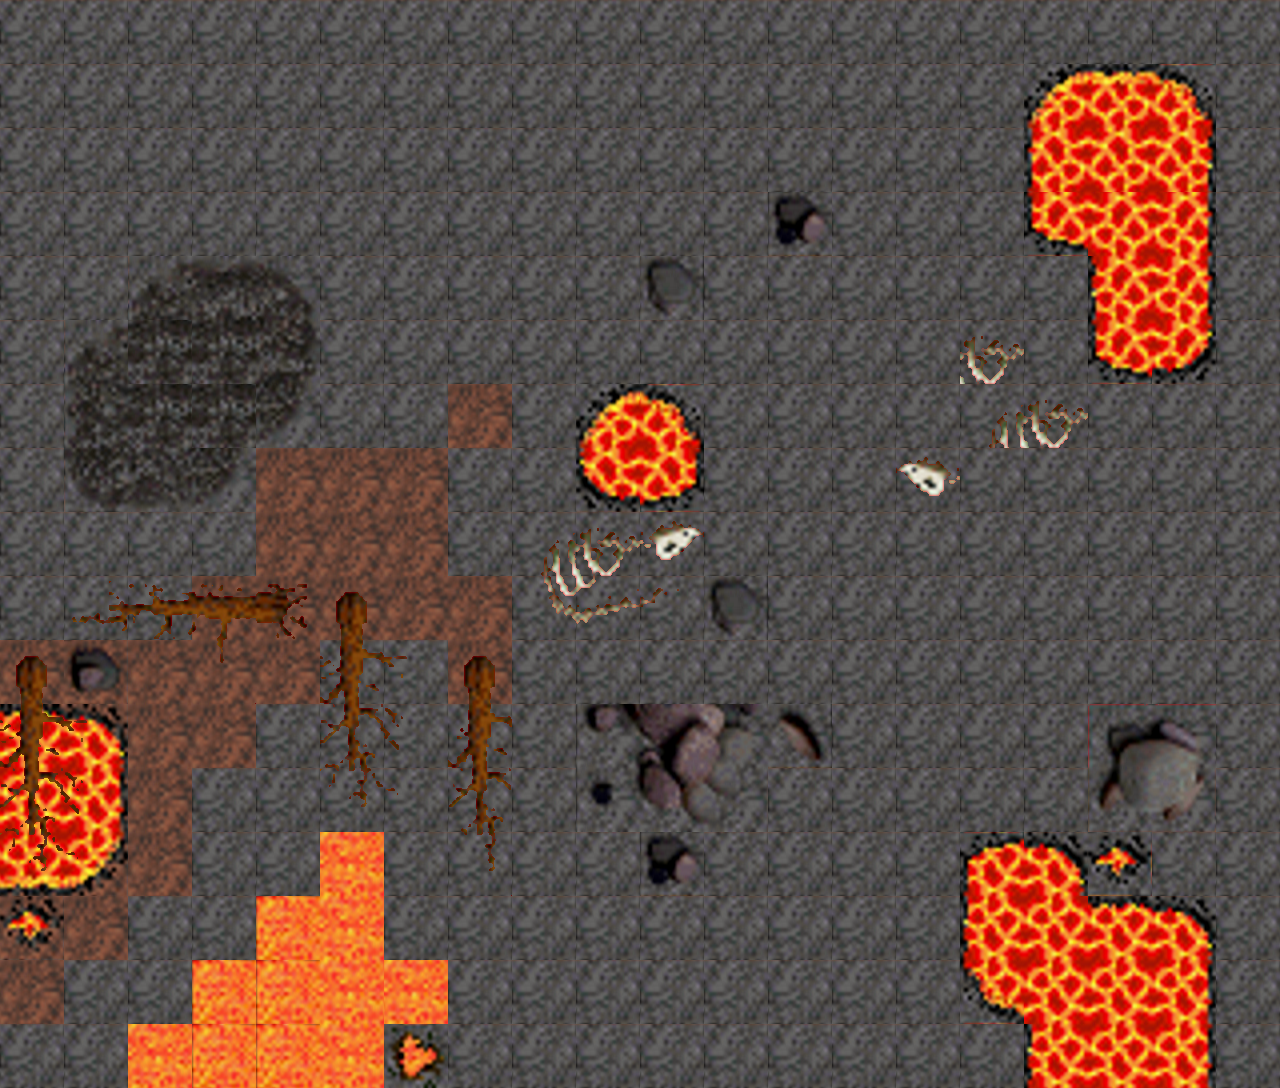

The image is a tile-based game level rendered from a .tmx file. Its description and complete source (layers, tilesets, objects, tile grids) follow:
An orthogonal 20x17 tile map with 64x64 px tiles, 7 tile layers (Base, Dirt, lavaCollide, Gravel, ...).

<map version="1.2" tiledversion="1.2.5" orientation="orthogonal" renderorder="right-down" width="20" height="17" tilewidth="64" tileheight="64" infinite="0" nextlayerid="38" nextobjectid="1">
 <tileset firstgid="1" source="etnaTiles.tsx" />
 <layer id="31" name="Base" width="20" height="17">
  <data encoding="csv">
248,248,248,248,248,248,248,248,248,248,248,248,248,248,248,248,248,248,248,248,
248,248,248,248,248,248,248,248,248,248,248,248,248,248,248,248,248,248,248,248,
248,248,248,248,248,248,248,248,248,248,248,248,248,248,248,248,248,248,248,248,
248,248,248,248,248,248,248,248,248,248,248,248,248,248,248,248,248,248,248,248,
248,248,248,248,248,248,248,248,248,248,248,248,248,248,248,248,248,248,248,248,
248,248,248,248,248,248,248,248,248,248,248,248,248,248,248,248,248,248,248,248,
248,248,248,248,248,248,248,248,248,248,248,248,248,248,248,248,248,248,248,248,
248,248,248,248,248,248,248,248,248,248,248,248,248,248,248,248,248,248,248,248,
248,248,248,248,248,248,248,248,248,248,248,248,248,248,248,248,248,248,248,248,
248,248,248,248,248,248,248,248,248,248,248,248,248,248,248,248,248,248,248,248,
248,248,248,248,248,248,248,248,248,248,248,248,248,248,248,248,248,248,248,248,
248,248,248,248,248,248,248,248,248,248,248,248,248,248,248,248,248,248,248,248,
248,248,248,248,248,248,248,248,248,248,248,248,248,248,248,248,248,248,248,248,
248,248,248,248,248,248,248,248,248,248,248,248,248,248,248,248,248,248,248,248,
248,248,248,248,248,248,248,248,248,248,248,248,248,248,248,248,248,248,248,248,
248,248,248,248,248,248,248,248,248,248,248,248,248,248,248,248,248,248,248,248,
248,248,248,248,248,248,248,248,248,248,248,248,248,248,248,248,248,248,248,248
</data>
 </layer>
 <layer id="32" name="Dirt" width="20" height="17">
  <data encoding="csv">
0,0,0,0,0,0,0,0,0,0,0,0,0,0,0,0,0,0,0,0,
0,0,0,0,0,0,0,0,0,0,0,0,0,0,0,0,274,275,276,0,
0,0,0,0,0,0,0,0,0,0,0,0,0,0,0,0,304,305,306,0,
0,0,0,0,0,0,0,0,0,0,0,0,0,0,0,0,0,0,0,0,
0,0,0,0,0,0,0,0,0,0,0,0,0,0,0,0,0,0,0,0,
0,0,0,3221225783,3221225783,0,0,0,0,0,0,0,0,0,0,0,0,0,0,0,
0,0,0,0,3221225783,0,0,3221225783,0,0,0,0,0,0,0,0,0,0,0,0,
0,0,0,0,3221225783,3221225783,3221225783,0,0,0,0,0,0,0,0,0,0,0,0,0,
0,0,0,0,3221225783,3221225783,3221225783,0,0,0,0,0,0,0,0,0,0,0,0,0,
0,0,0,3221225783,3221225783,3221225783,3221225783,3221225783,0,0,0,0,0,0,0,0,0,0,0,0,
3221225783,3221225783,3221225783,3221225783,3221225783,0,0,3221225783,0,0,0,0,0,0,0,0,0,0,0,0,
3221225783,0,3221225783,3221225783,0,0,0,0,0,0,0,0,0,0,0,0,0,0,0,0,
3221225783,0,3221225783,0,0,0,0,0,0,0,0,0,0,0,0,0,0,0,0,0,
3221225783,0,3221225783,0,0,0,0,0,0,0,0,0,0,0,0,0,0,0,0,0,
3221225783,3221225783,0,0,0,0,0,0,0,0,0,0,0,0,0,0,0,0,0,0,
3221225783,0,0,0,0,0,0,0,0,0,0,0,0,0,0,0,0,0,0,0,
0,0,0,0,0,0,0,0,0,0,0,0,0,0,0,0,0,0,0,0
</data>
 </layer>
 <layer id="33" name="lavaCollide" width="20" height="17">
  <data encoding="csv">
0,0,0,0,0,0,0,0,0,0,0,0,0,0,0,0,0,0,0,0,
0,0,0,0,0,0,0,0,0,0,0,0,0,0,0,0,0,0,0,0,
0,0,0,0,0,0,0,0,0,0,0,0,0,0,0,0,0,0,0,0,
0,0,0,0,0,0,0,0,0,0,0,0,0,0,0,0,2147483984,2147483953,2147483952,0,
0,0,0,0,0,0,0,0,0,0,0,0,0,0,0,0,0,2147483954,2147483952,0,
0,0,0,0,0,0,0,0,0,0,0,0,0,0,0,0,0,2147483984,2147483982,0,
0,0,0,0,0,0,0,0,0,274,276,0,0,0,0,0,0,0,0,0,
0,0,0,0,0,0,0,0,0,334,336,0,0,0,0,0,0,0,0,0,
0,0,0,0,0,0,0,0,0,0,0,0,0,0,0,0,0,0,0,0,
0,0,0,0,0,0,0,0,0,0,0,0,0,0,0,0,0,0,0,0,
0,0,0,0,0,0,0,0,0,0,0,0,0,0,0,0,0,0,0,0,
3221225927,3221225926,0,0,0,0,0,0,0,0,0,0,0,0,0,0,0,0,0,0,
3221225897,3221225896,0,0,0,0,0,0,0,0,0,0,0,0,0,0,0,0,0,0,
3221225867,3221225866,0,0,0,3221225654,0,0,0,0,0,0,0,0,0,3221225808,3221225806,3221225716,0,0,
3221225836,0,0,0,3221225685,3221225654,0,0,0,0,0,0,0,0,0,3221225778,3221225777,3221225807,3221225806,0,
0,0,0,3221225685,3221225685,3221225654,3221225654,0,0,0,0,0,0,0,0,3221225748,3221225777,3221225777,3221225776,0,
0,0,3221225654,3221225685,3221225685,3221225654,3221225478,0,0,0,0,0,0,0,0,0,3221225778,3221225777,3221225776,0
</data>
 </layer>
 <layer id="34" name="Gravel" width="20" height="17">
  <data encoding="csv">
0,0,0,0,0,0,0,0,0,0,0,0,0,0,0,0,0,0,0,0,
0,0,0,0,0,0,0,0,0,0,0,0,0,0,0,0,0,0,0,0,
0,0,0,0,0,0,0,0,0,0,0,0,0,0,0,0,0,0,0,0,
0,0,0,0,0,0,0,0,0,0,0,0,0,0,0,0,0,0,0,0,
0,0,3221225925,3221225924,3221225923,0,0,0,0,0,0,0,0,0,0,0,0,0,0,0,
0,3221225925,3221225894,3221225894,3221225893,0,0,0,0,0,0,0,0,0,0,0,0,0,0,0,
0,3221225895,3221225894,3221225894,3221225863,0,0,0,0,0,0,0,0,0,0,0,0,0,0,0,
0,3221225865,3221225864,3221225863,0,0,0,0,0,0,0,0,0,0,0,0,0,0,0,0,
0,0,0,0,0,0,0,0,0,0,0,0,0,0,0,0,0,0,0,0,
0,0,0,0,0,0,0,0,0,0,0,0,0,0,0,0,0,0,0,0,
0,0,0,0,0,0,0,0,0,0,0,0,0,0,0,0,0,0,0,0,
0,0,0,0,0,0,0,0,0,0,0,0,0,0,0,0,0,0,0,0,
0,0,0,0,0,0,0,0,0,0,0,0,0,0,0,0,0,0,0,0,
0,0,0,0,0,0,0,0,0,0,0,0,0,0,0,0,0,0,0,0,
0,0,0,0,0,0,0,0,0,0,0,0,0,0,0,0,0,0,0,0,
0,0,0,0,0,0,0,0,0,0,0,0,0,0,0,0,0,0,0,0,
0,0,0,0,0,0,0,0,0,0,0,0,0,0,0,0,0,0,0,0
</data>
 </layer>
 <layer id="35" name="rocksCollide" width="20" height="17">
  <data encoding="csv">
0,0,0,0,0,0,0,0,0,0,0,0,0,0,0,0,0,0,0,0,
0,0,0,0,0,0,0,0,0,0,0,0,0,0,0,0,0,0,0,0,
0,0,0,0,0,0,0,0,0,0,0,0,0,0,0,0,0,0,0,0,
0,0,0,0,0,0,0,0,0,0,0,0,0,0,0,0,0,0,0,0,
0,0,0,0,0,0,0,0,0,0,0,0,0,0,0,0,0,0,0,0,
0,0,0,0,0,0,0,0,0,0,0,0,0,0,0,0,0,0,0,0,
0,0,0,0,0,0,0,0,0,0,0,0,0,0,0,0,0,0,0,0,
0,0,0,0,0,0,0,0,0,0,0,0,0,0,0,0,0,0,0,0,
0,0,0,0,0,0,0,0,0,0,0,0,0,0,0,0,0,0,0,0,
0,0,0,0,0,0,0,0,0,0,0,3221225638,0,0,0,0,0,0,0,0,
0,3221225552,0,0,0,0,0,0,0,0,0,0,0,0,0,0,0,0,0,0,
0,0,0,0,0,0,0,0,0,3221225517,3221225516,3221225515,3221225608,0,0,0,0,3221225705,3221225704,0,
0,0,0,0,0,0,0,0,0,3221225487,3221225486,3221225485,0,0,0,0,0,3221225675,3221225674,0,
0,0,0,0,0,0,0,0,0,0,3221225609,0,0,0,0,0,0,0,0,0,
0,0,0,0,0,0,0,0,0,0,0,0,0,0,0,0,0,0,0,0,
0,0,0,0,0,0,0,0,0,0,0,0,0,0,0,0,0,0,0,0,
0,0,0,0,0,0,0,0,0,0,0,0,0,0,0,0,0,0,0,0
</data>
 </layer>
 <layer id="36" name="treesCollide" width="20" height="17">
  <data encoding="csv">
0,0,0,0,0,0,0,0,0,0,0,0,0,0,0,0,0,0,0,0,
0,0,0,0,0,0,0,0,0,0,0,0,0,0,0,0,0,0,0,0,
0,0,0,0,0,0,0,0,0,0,0,0,0,0,0,0,0,0,0,0,
0,0,0,0,0,0,0,0,0,0,0,0,0,0,0,0,0,0,0,0,
0,0,0,0,0,0,0,0,0,0,0,0,0,0,0,0,0,0,0,0,
0,0,0,0,0,0,0,0,0,0,0,0,0,0,0,0,0,0,0,0,
0,0,0,0,0,0,0,0,0,0,0,0,0,0,0,0,0,0,0,0,
0,0,0,0,0,0,0,0,0,0,0,0,0,0,0,0,0,0,0,0,
0,0,0,0,0,0,0,0,0,0,0,0,0,0,0,0,0,0,0,0,
0,3221225740,3221225739,3221225738,3221225737,3221225942,0,0,0,0,0,0,0,0,0,0,0,0,0,0,
3221225945,0,0,3221225708,0,3221225915,3221225914,3221225942,0,0,0,0,0,0,0,0,0,0,0,0,
3221225915,3221225914,0,0,0,3221225885,3221225884,3221225912,0,0,0,0,0,0,0,0,0,0,0,0,
3221225885,3221225884,0,0,0,3221225855,3221225854,3221225882,0,0,0,0,0,0,0,0,0,0,0,0,
3221225855,3221225854,0,0,0,0,0,3221225852,0,0,0,0,0,0,0,0,0,0,0,0,
0,0,0,0,0,0,0,0,0,0,0,0,0,0,0,0,0,0,0,0,
0,0,0,0,0,0,0,0,0,0,0,0,0,0,0,0,0,0,0,0,
0,0,0,0,0,0,0,0,0,0,0,0,0,0,0,0,0,0,0,0
</data>
 </layer>
 <layer id="37" name="fossilsCollide" width="20" height="17">
  <data encoding="csv">
0,0,0,0,0,0,0,0,0,0,0,0,0,0,0,0,0,0,0,0,
0,0,0,0,0,0,0,0,0,0,0,0,0,0,0,0,0,0,0,0,
0,0,0,0,0,0,0,0,0,0,0,0,0,0,0,0,0,0,0,0,
0,0,0,0,0,0,0,0,0,0,0,0,3221225609,0,0,0,0,0,0,0,
0,0,0,0,0,0,0,0,0,0,3221225638,0,0,0,0,0,0,0,0,0,
0,0,0,0,0,0,0,0,0,0,0,0,0,0,0,3221225891,0,0,0,0,
0,0,0,0,0,0,0,0,0,0,0,0,0,0,0,3221225892,3221225891,0,0,0,
0,0,0,0,0,0,0,0,0,0,0,0,0,0,1073742242,0,0,0,0,0,
0,0,0,0,0,0,0,0,3221225892,3221225891,3221225890,0,0,0,0,0,0,0,0,0,
0,0,0,0,0,0,0,0,3221225862,3221225861,3221225860,0,0,0,0,0,0,0,0,0,
0,0,0,0,0,0,0,0,0,0,0,0,0,0,0,0,0,0,0,0,
0,0,0,0,0,0,0,0,0,0,0,0,0,0,0,0,0,0,0,0,
0,0,0,0,0,0,0,0,0,0,0,0,0,0,0,0,0,0,0,0,
0,0,0,0,0,0,0,0,0,0,0,0,0,0,0,0,0,0,0,0,
0,0,0,0,0,0,0,0,0,0,0,0,0,0,0,0,0,0,0,0,
0,0,0,0,0,0,0,0,0,0,0,0,0,0,0,0,0,0,0,0,
0,0,0,0,0,0,0,0,0,0,0,0,0,0,0,0,0,0,0,0
</data>
 </layer>
</map>
